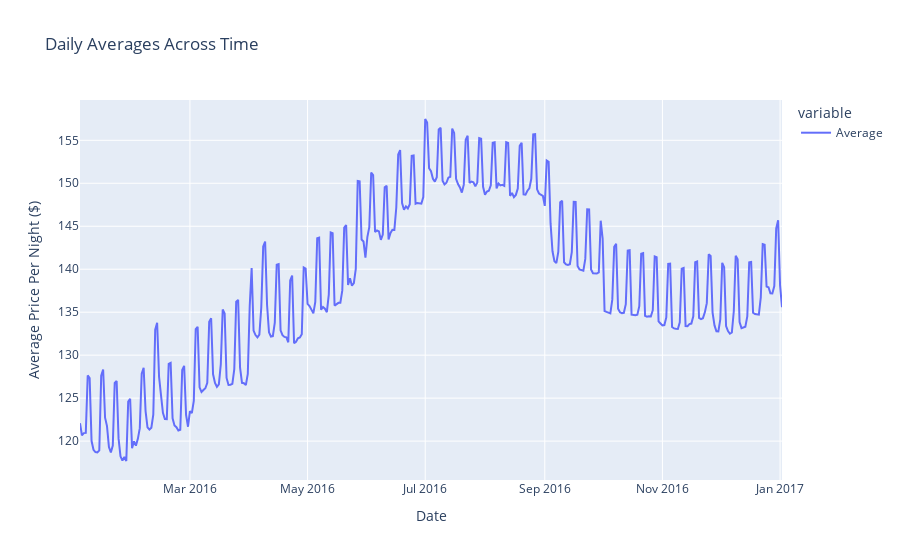

Notebook source saved alongside this figure:
### Code cell
px.line(daily_average_prices_df,
        labels={'value':'Average Price Per Night ($)', 'date':'Date'},
        title="Daily Averages Across Time")

### Figure 1 — Plotly figure (JSON) as saved in the notebook; plotly's stock layout.template omitted (floating-point values rounded to 4 significant figures; data arrays with more than 128 entries replaced by an {"elided": "..."} marker saying what was removed)
{"data": [{"hovertemplate": "variable=Average<br>Date=%{x}<br>Average Price Per Night ($)=%{y}<extra></extra>", "legendgroup": "Average", "line": {"color": "#636efa", "dash": "solid"}, "mode": "lines", "name": "Average", "orientation": "v", "showlegend": true, "type": "scatter", "x": {"elided": "365 str values"}, "xaxis": "x", "y": {"elided": "365 float values"}, "yaxis": "y"}], "layout": {"legend": {"title": {"text": "variable"}, "tracegroupgap": 0}, "title": {"text": "Daily Averages Across Time"}, "xaxis": {"anchor": "y", "domain": [0, 1], "title": {"text": "Date"}}, "yaxis": {"anchor": "x", "domain": [0, 1], "title": {"text": "Average Price Per Night ($)"}}}}
